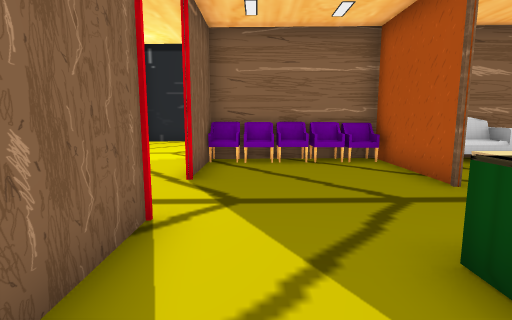
view 1 (above)

16 first-person views from a walk through a scene from a Unity 3-D project. The camera is 1.2 m above the floor, tilts 8° down and sees 80° across. The floor is counted in squares, 1 m on a side. Each view is taken from the middle of a square. On the plan, view 1 faces up. The plan holds only what a view shows up to about 13 squares ahead; the rest is blank. The player character is not drawn. Door leaves are left out, so doorways stand open.

view 2
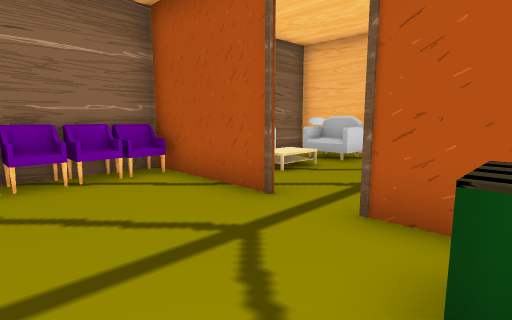

view 3
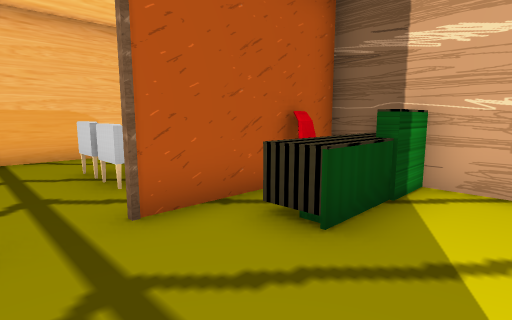

view 4
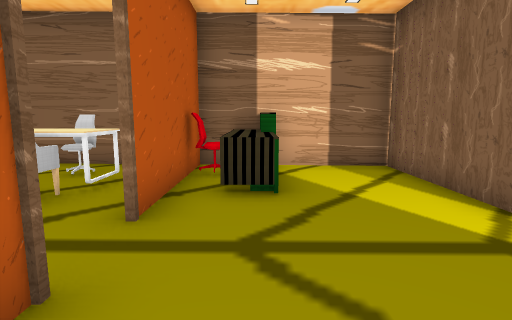

view 5
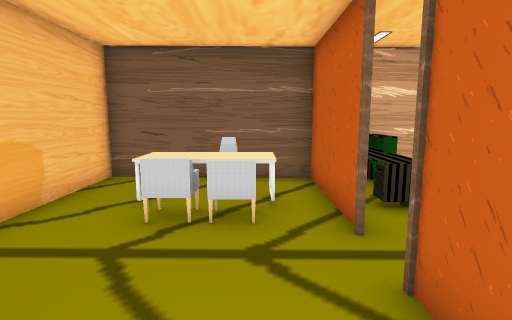

view 6
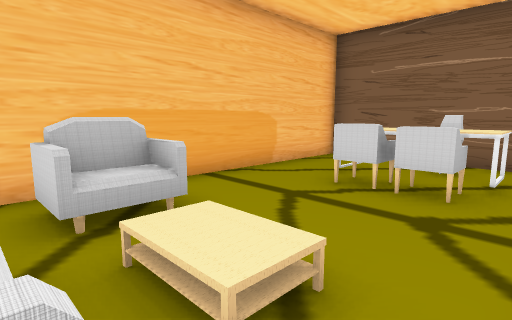

view 7
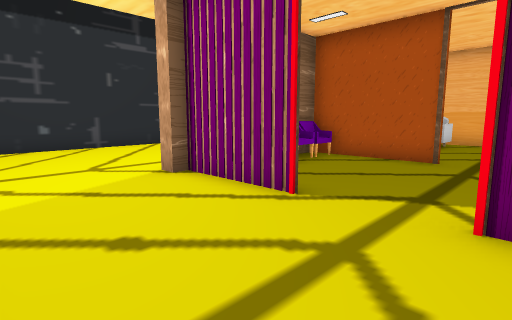

view 8
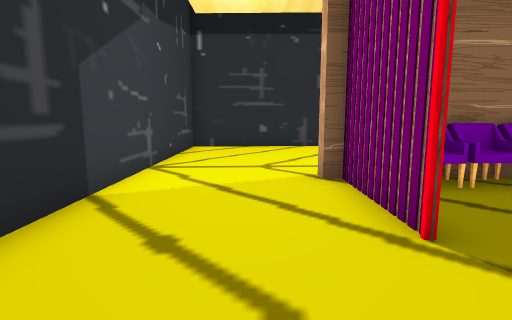

view 9
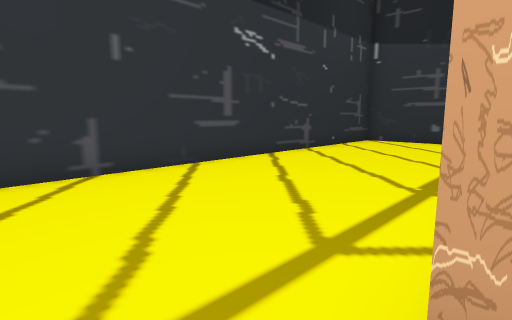

view 10
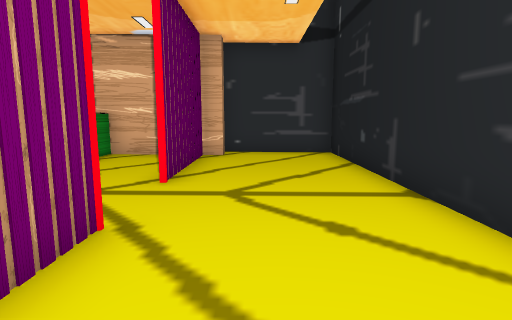

view 11
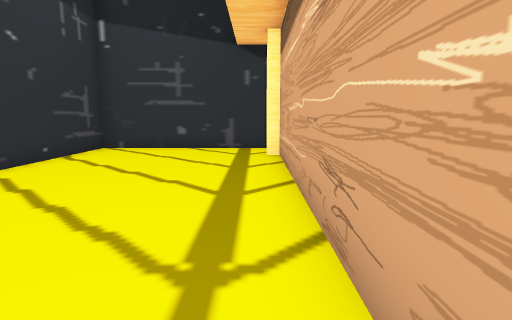

view 12
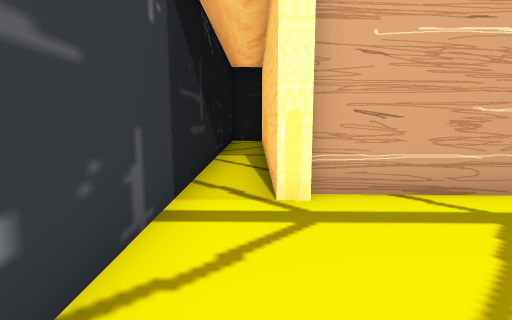

view 13
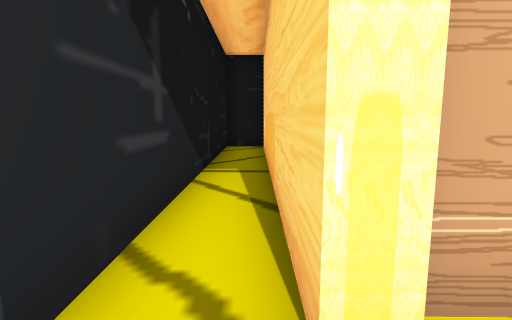

view 14
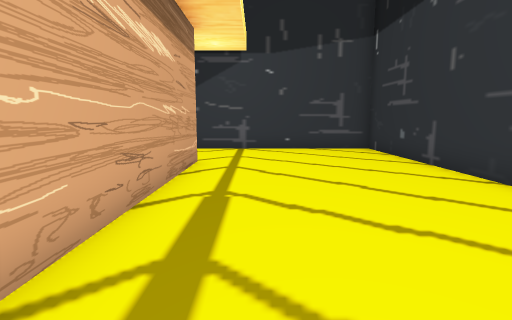

view 15
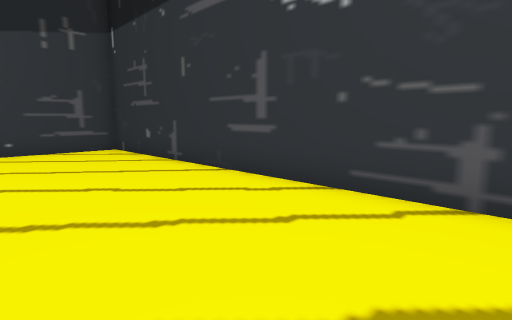

view 16
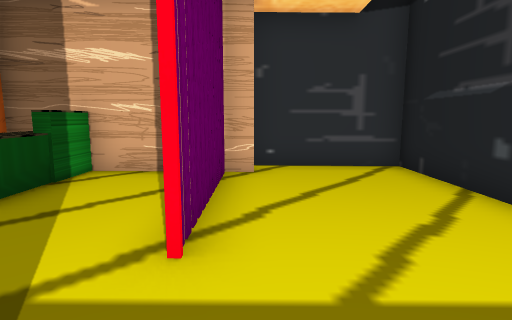

### Floor plan
Key: @ floor where view 1 was taken; # wall or solid block; . floor; / step, stairs or slope; D open door; = window, fence, low wall or low ledge; ^ raised ledge; S sofa; E desk; O other object.
Columns run from 6 left of view 1 to 11 right of it. Each row starts with its distance up from view 1.
 16 ##################
 15 #................#
 14 #................#
 13 #................#
 12 #................#
 11 #................#
 10 #................#
  9 #....#######S###.#
  8 #....#^^=#.//..#.#
  7 #....#...# //.O#.#
  6 #....D...#.//.O#.#
  5 #....D...D.....#.#
  4 #....D...DD....#.#
  3 #....#...#.^^#.#.#
  2 #....#..OO.EEE.#.#
  1 #....#..OO.EEE.#.#
  0 #....#@.OO..O..#.#
 -1 #...############.#
 -2 #####          ###

Positions as (right, up) in squares from view 1, and headings:
1: (0, 0), facing up
2: (0, 2), facing up-right
3: (0, 5), facing down-right
4: (2, 7), facing down
5: (5, 8), facing down
6: (4, 8), facing down-right
7: (-5, 3), facing up-right
8: (-3, 3), facing up
9: (-3, 9), facing up-right
10: (-3, 9), facing down
11: (0, 10), facing right
12: (10, 14), facing down
13: (10, 11), facing down
14: (7, 11), facing left
15: (7, 11), facing up-left
16: (-2, 6), facing down
